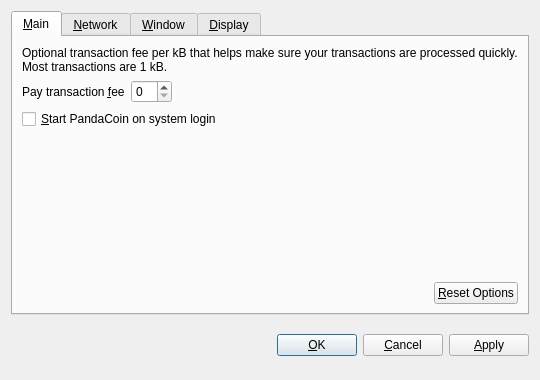
<?xml version="1.0" encoding="UTF-8"?>
<ui version="4.0">
 <class>OptionsDialog</class>
 <widget class="QDialog" name="OptionsDialog">
  <property name="geometry">
   <rect>
    <x>0</x>
    <y>0</y>
    <width>540</width>
    <height>380</height>
   </rect>
  </property>
  <property name="windowTitle">
   <string>Options</string>
  </property>
  <property name="modal">
   <bool>true</bool>
  </property>
  <layout class="QVBoxLayout" name="verticalLayout">
   <item>
    <widget class="QTabWidget" name="tabWidget">
     <property name="tabPosition">
      <enum>QTabWidget::North</enum>
     </property>
     <property name="currentIndex">
      <number>0</number>
     </property>
     <widget class="QWidget" name="tabMain">
      <attribute name="title">
       <string>&amp;Main</string>
      </attribute>
      <layout class="QVBoxLayout" name="verticalLayout_Main">
       <item>
        <widget class="QLabel" name="transactionFeeInfoLabel">
         <property name="text">
          <string>Optional transaction fee per kB that helps make sure your transactions are processed quickly. Most transactions are 1 kB.</string>
         </property>
         <property name="textFormat">
          <enum>Qt::PlainText</enum>
         </property>
         <property name="wordWrap">
          <bool>true</bool>
         </property>
        </widget>
       </item>
       <item>
        <layout class="QHBoxLayout" name="horizontalLayout_1_Main">
         <item>
          <widget class="QLabel" name="transactionFeeLabel">
           <property name="text">
            <string>Pay transaction &amp;fee</string>
           </property>
           <property name="textFormat">
            <enum>Qt::PlainText</enum>
           </property>
           <property name="buddy">
            <cstring>transactionFee</cstring>
           </property>
          </widget>
         </item>
         <item>
          <widget class="BitcoinAmountField" name="transactionFee"/>
         </item>
         <item>
          <spacer name="horizontalSpacer_1_Main">
           <property name="orientation">
            <enum>Qt::Horizontal</enum>
           </property>
           <property name="sizeHint" stdset="0">
            <size>
             <width>40</width>
             <height>20</height>
            </size>
           </property>
          </spacer>
         </item>
        </layout>
       </item>
       <item>
        <widget class="QCheckBox" name="bitcoinAtStartup">
         <property name="toolTip">
          <string>Automatically start PandaCoin after logging in to the system.</string>
         </property>
         <property name="text">
          <string>&amp;Start PandaCoin on system login</string>
         </property>
        </widget>
       </item>
       <item>
        <spacer name="verticalSpacer_Main">
         <property name="orientation">
          <enum>Qt::Vertical</enum>
         </property>
         <property name="sizeHint" stdset="0">
          <size>
           <width>20</width>
           <height>40</height>
          </size>
         </property>
        </spacer>
       </item>
       <item>
        <layout class="QHBoxLayout" name="horizontalLayout_2_Main">
         <item>
          <spacer name="horizontalSpacer_2_Main">
           <property name="orientation">
            <enum>Qt::Horizontal</enum>
           </property>
           <property name="sizeHint" stdset="0">
            <size>
             <width>40</width>
             <height>20</height>
            </size>
           </property>
          </spacer>
         </item>
         <item>
          <widget class="QPushButton" name="resetButton">
           <property name="toolTip">
            <string>Reset all client options to default.</string>
           </property>
           <property name="text">
            <string>&amp;Reset Options</string>
           </property>
           <property name="autoDefault">
            <bool>false</bool>
           </property>
          </widget>
         </item>
        </layout>
       </item>
      </layout>
     </widget>
     <widget class="QWidget" name="tabNetwork">
      <attribute name="title">
       <string>&amp;Network</string>
      </attribute>
      <layout class="QVBoxLayout" name="verticalLayout_Network">
       <item>
        <widget class="QCheckBox" name="mapPortUpnp">
         <property name="toolTip">
          <string>Automatically open the PandaCoin client port on the router. This only works when your router supports UPnP and it is enabled.</string>
         </property>
         <property name="text">
          <string>Map port using &amp;UPnP</string>
         </property>
        </widget>
       </item>
       <item>
        <widget class="QCheckBox" name="connectSocks">
         <property name="toolTip">
          <string>Connect to the PandaCoin network through a SOCKS proxy (e.g. when connecting through Tor).</string>
         </property>
         <property name="text">
          <string>&amp;Connect through SOCKS proxy:</string>
         </property>
        </widget>
       </item>
       <item>
        <layout class="QHBoxLayout" name="horizontalLayout_Network">
         <item>
          <widget class="QLabel" name="proxyIpLabel">
           <property name="text">
            <string>Proxy &amp;IP:</string>
           </property>
           <property name="textFormat">
            <enum>Qt::PlainText</enum>
           </property>
           <property name="buddy">
            <cstring>proxyIp</cstring>
           </property>
          </widget>
         </item>
         <item>
          <widget class="QValidatedLineEdit" name="proxyIp">
           <property name="maximumSize">
            <size>
             <width>140</width>
             <height>16777215</height>
            </size>
           </property>
           <property name="toolTip">
            <string>IP address of the proxy (e.g. 127.0.0.1)</string>
           </property>
          </widget>
         </item>
         <item>
          <widget class="QLabel" name="proxyPortLabel">
           <property name="text">
            <string>&amp;Port:</string>
           </property>
           <property name="textFormat">
            <enum>Qt::PlainText</enum>
           </property>
           <property name="buddy">
            <cstring>proxyPort</cstring>
           </property>
          </widget>
         </item>
         <item>
          <widget class="QLineEdit" name="proxyPort">
           <property name="maximumSize">
            <size>
             <width>55</width>
             <height>16777215</height>
            </size>
           </property>
           <property name="toolTip">
            <string>Port of the proxy (e.g. 9050)</string>
           </property>
          </widget>
         </item>
         <item>
          <widget class="QLabel" name="socksVersionLabel">
           <property name="text">
            <string>SOCKS &amp;Version:</string>
           </property>
           <property name="textFormat">
            <enum>Qt::PlainText</enum>
           </property>
           <property name="buddy">
            <cstring>socksVersion</cstring>
           </property>
          </widget>
         </item>
         <item>
          <widget class="QValueComboBox" name="socksVersion">
           <property name="toolTip">
            <string>SOCKS version of the proxy (e.g. 5)</string>
           </property>
          </widget>
         </item>
         <item>
          <spacer name="horizontalSpacer_Network">
           <property name="orientation">
            <enum>Qt::Horizontal</enum>
           </property>
           <property name="sizeHint" stdset="0">
            <size>
             <width>40</width>
             <height>20</height>
            </size>
           </property>
          </spacer>
         </item>
        </layout>
       </item>
       <item>
        <spacer name="verticalSpacer_Network">
         <property name="orientation">
          <enum>Qt::Vertical</enum>
         </property>
         <property name="sizeHint" stdset="0">
          <size>
           <width>20</width>
           <height>40</height>
          </size>
         </property>
        </spacer>
       </item>
      </layout>
     </widget>
     <widget class="QWidget" name="tabWindow">
      <attribute name="title">
       <string>&amp;Window</string>
      </attribute>
      <layout class="QVBoxLayout" name="verticalLayout_Window">
       <item>
        <widget class="QCheckBox" name="minimizeToTray">
         <property name="toolTip">
          <string>Show only a tray icon after minimizing the window.</string>
         </property>
         <property name="text">
          <string>&amp;Minimize to the tray instead of the taskbar</string>
         </property>
        </widget>
       </item>
       <item>
        <widget class="QCheckBox" name="minimizeOnClose">
         <property name="toolTip">
          <string>Minimize instead of exit the application when the window is closed. When this option is enabled, the application will be closed only after selecting Quit in the menu.</string>
         </property>
         <property name="text">
          <string>M&amp;inimize on close</string>
         </property>
        </widget>
       </item>
       <item>
        <spacer name="verticalSpacer_Window">
         <property name="orientation">
          <enum>Qt::Vertical</enum>
         </property>
         <property name="sizeHint" stdset="0">
          <size>
           <width>20</width>
           <height>40</height>
          </size>
         </property>
        </spacer>
       </item>
      </layout>
     </widget>
     <widget class="QWidget" name="tabDisplay">
      <attribute name="title">
       <string>&amp;Display</string>
      </attribute>
      <layout class="QVBoxLayout" name="verticalLayout_Display">
       <item>
        <layout class="QHBoxLayout" name="horizontalLayout_1_Display">
         <item>
          <widget class="QLabel" name="langLabel">
           <property name="text">
            <string>User Interface &amp;language:</string>
           </property>
           <property name="textFormat">
            <enum>Qt::PlainText</enum>
           </property>
           <property name="buddy">
            <cstring>lang</cstring>
           </property>
          </widget>
         </item>
         <item>
          <widget class="QValueComboBox" name="lang">
           <property name="toolTip">
            <string>The user interface language can be set here. This setting will take effect after restarting PandaCoin.</string>
           </property>
          </widget>
         </item>
        </layout>
       </item>
       <item>
        <layout class="QHBoxLayout" name="horizontalLayout_2_Display">
         <item>
          <widget class="QLabel" name="unitLabel">
           <property name="text">
            <string>&amp;Unit to show amounts in:</string>
           </property>
           <property name="textFormat">
            <enum>Qt::PlainText</enum>
           </property>
           <property name="buddy">
            <cstring>unit</cstring>
           </property>
          </widget>
         </item>
         <item>
          <widget class="QValueComboBox" name="unit">
           <property name="toolTip">
            <string>Choose the default subdivision unit to show in the interface and when sending coins.</string>
           </property>
          </widget>
         </item>
        </layout>
       </item>
       <item>
        <widget class="QCheckBox" name="displayAddresses">
         <property name="toolTip">
          <string>Whether to show PandaCoin addresses in the transaction list or not.</string>
         </property>
         <property name="text">
          <string>&amp;Display addresses in transaction list</string>
         </property>
        </widget>
       </item>
       <item>
        <spacer name="verticalSpacer_Display">
         <property name="orientation">
          <enum>Qt::Vertical</enum>
         </property>
         <property name="sizeHint" stdset="0">
          <size>
           <width>20</width>
           <height>40</height>
          </size>
         </property>
        </spacer>
       </item>
      </layout>
     </widget>
    </widget>
   </item>
   <item>
    <layout class="QHBoxLayout" name="horizontalLayout_Buttons">
     <item>
      <spacer name="horizontalSpacer_1">
       <property name="orientation">
        <enum>Qt::Horizontal</enum>
       </property>
       <property name="sizeHint" stdset="0">
        <size>
         <width>40</width>
         <height>48</height>
        </size>
       </property>
      </spacer>
     </item>
     <item>
      <widget class="QLabel" name="statusLabel">
       <property name="font">
        <font>
         <weight>75</weight>
         <bold>true</bold>
        </font>
       </property>
       <property name="text">
        <string/>
       </property>
       <property name="textFormat">
        <enum>Qt::PlainText</enum>
       </property>
       <property name="wordWrap">
        <bool>true</bool>
       </property>
      </widget>
     </item>
     <item>
      <spacer name="horizontalSpacer_2">
       <property name="orientation">
        <enum>Qt::Horizontal</enum>
       </property>
       <property name="sizeHint" stdset="0">
        <size>
         <width>40</width>
         <height>48</height>
        </size>
       </property>
      </spacer>
     </item>
     <item>
      <widget class="QPushButton" name="okButton">
       <property name="text">
        <string>&amp;OK</string>
       </property>
      </widget>
     </item>
     <item>
      <widget class="QPushButton" name="cancelButton">
       <property name="text">
        <string>&amp;Cancel</string>
       </property>
       <property name="autoDefault">
        <bool>false</bool>
       </property>
      </widget>
     </item>
     <item>
      <widget class="QPushButton" name="applyButton">
       <property name="text">
        <string>&amp;Apply</string>
       </property>
       <property name="autoDefault">
        <bool>false</bool>
       </property>
      </widget>
     </item>
    </layout>
   </item>
  </layout>
 </widget>
 <customwidgets>
  <customwidget>
   <class>BitcoinAmountField</class>
   <extends>QSpinBox</extends>
   <header>bitcoinamountfield.h</header>
  </customwidget>
  <customwidget>
   <class>QValueComboBox</class>
   <extends>QComboBox</extends>
   <header>qvaluecombobox.h</header>
  </customwidget>
  <customwidget>
   <class>QValidatedLineEdit</class>
   <extends>QLineEdit</extends>
   <header>qvalidatedlineedit.h</header>
  </customwidget>
 </customwidgets>
 <resources/>
 <connections/>
</ui>
